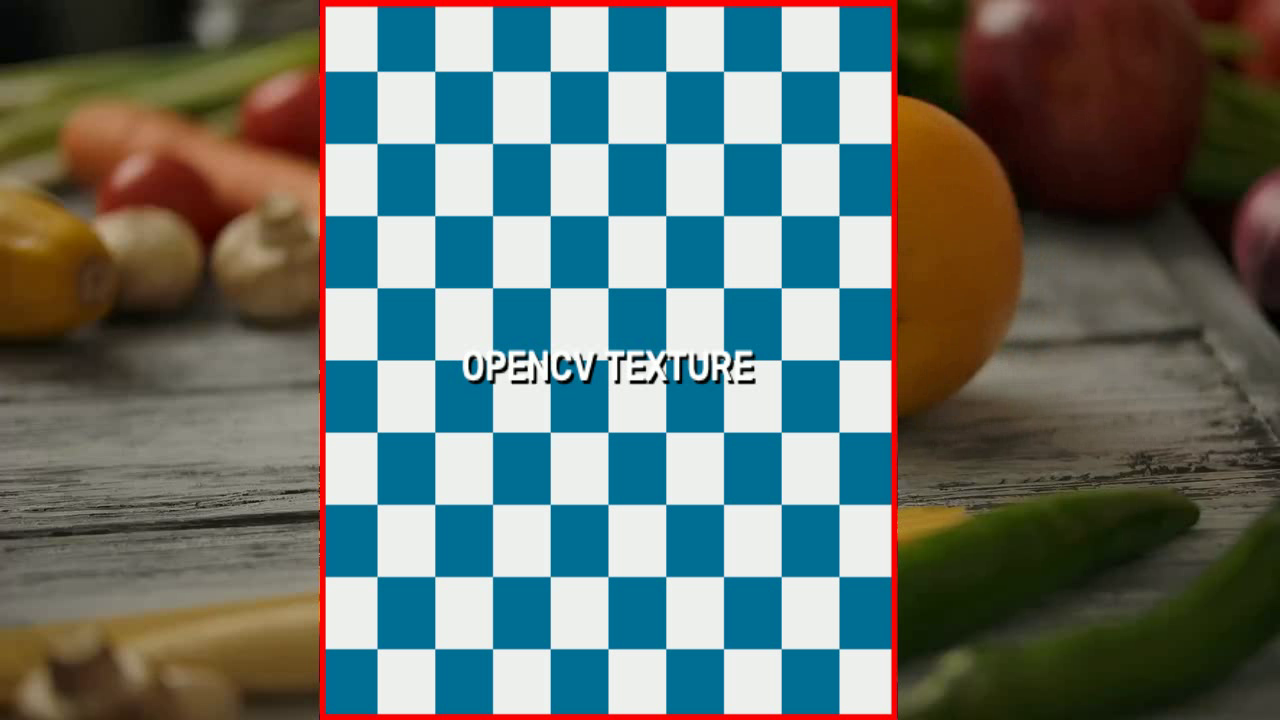
#> input picture frame 27 of in/01.mp4, 1280 x 720 px
$ python main.py
#> lines starting #> are read from the running program, lines starting #| are printed output that depends on the picture; after the words box and inside, x2 and y2 are one past the last pixel; in counts of white or black regions, pixels touching at a corner belong together
### mypylibs/optical_flow.py
"""Step 2: track the moving object with Lucas-Kanade optical flow."""

import cv2
import numpy as np
import numpy.typing as npt

Points = npt.NDArray[np.float32]  # shape (N, 2): one (x, y) per row


def track_moving_points(prev: cv2.typing.MatLike, curr: cv2.typing.MatLike, points: Points) -> tuple[Points, Points]:
    """Follow `points` (plus new corners on whatever moved) from prev to curr. Frames are greyscale.

    Returns where the moving points start (prev) and end (curr). Pass `end` back in as `points` next
    frame: following the same points keeps the measured position steady instead of jumping around.
    """
    points = np.vstack([points, new_corners(prev, curr, points)])
    if len(points) == 0:
        return points, points

    end, found = lucas_kanade(prev, curr, points)
    back, found_back = lucas_kanade(curr, prev, end)
    # Forward-backward check: if tracking the point back doesn't land where it started, LK got it wrong
    # (e.g. the point slid along the occluder's edge as the object went behind it).
    reliable = found & found_back & (np.linalg.norm(back - points, axis=1) < 1)
    moving = np.linalg.norm(end - points, axis=1) > 1  # px/frame
    keep = reliable & moving
    return points[keep], end[keep]


def new_corners(prev: cv2.typing.MatLike, curr: cv2.typing.MatLike, existing: Points) -> Points:
    """Corners where pixels changed (i.e. on the moving object), away from points we already follow."""
    # Only look where pixels changed, otherwise the busy background steals all the corners.
    changed = (cv2.absdiff(prev, curr) > 15).astype(np.uint8)
    mask = cv2.dilate(changed, np.ones((15, 15), np.uint8))
    for x, y in existing:
        cv2.circle(mask, (int(x), int(y)), 5, 0, -1)

    corners = cv2.goodFeaturesToTrack(prev, maxCorners=200, qualityLevel=0.01, minDistance=5, mask=mask)
    return np.empty((0, 2), np.float32) if corners is None else corners.reshape(-1, 2)


def lucas_kanade(a: cv2.typing.MatLike, b: cv2.typing.MatLike, points: Points) -> tuple[Points, npt.NDArray[np.bool_]]:
    """Where `points` in frame a moved to in frame b, and whether LK found each one."""
    moved, found, _ = cv2.calcOpticalFlowPyrLK(a, b, points.reshape(-1, 1, 2), None, winSize=(21, 21), maxLevel=3)
    return moved.reshape(-1, 2), found.ravel() == 1


Group = tuple[Points, Points]  # (position, velocity) of one group of moving points


def group_points(start: Points, end: Points, frame_shape: tuple[int, ...], min_points: int = 5) -> list[Group]:
    """Split the moving points into groups of nearby points (one group per moving thing).

    Each group's position/velocity is the median of its points. Groups smaller than `min_points` are noise.
    """
    height, width = frame_shape[:2]
    inside = (end[:, 0] >= 0) & (end[:, 0] < width) & (end[:, 1] >= 0) & (end[:, 1] < height)
    start, end = start[inside], end[inside]

    canvas = np.zeros((height, width), np.uint8)
    for x, y in end:
        cv2.circle(canvas, (int(x), int(y)), 40, 255, -1)  # points closer than ~80 px merge into one blob
    _, labels = cv2.connectedComponents(canvas)
    ids = labels[end[:, 1].astype(int), end[:, 0].astype(int)]

    groups = []
    for i in np.unique(ids):
        mine = ids == i
        if mine.sum() >= min_points:
            groups.append((np.median(end[mine], axis=0), np.median(end[mine] - start[mine], axis=0)))
    return groups

### main.py
from pathlib import Path

import cv2
import numpy as np

from mypylibs.kalman import KalmanTracker, estimate_measurement_noise
from mypylibs.optical_flow import Group, Points, group_points, track_moving_points

MAX_TURN_DEGREES = 45  # the objects move in straight lines, so anything heading another way isn't the object
LOST_AFTER = 3  # frames without the object before we drop the anchor and re-acquire it from scratch
SEARCH_RADIUS = 150  # px: a group further than this from where the anchor should be is something else
PULL = 0.1  # fraction of the anchor-to-centroid gap closed each frame, so the anchor can't drift off the object


def optical_flow(video: Path) -> tuple[list[tuple[Points, Points] | None], list[Points | None]]:
    """Write out/XX_of.mp4 and return, per frame, the measured (position, velocity) or None.

    The measured position is a single anchor point that moves with the object's median flow, instead
    of the median of its keypoints: those keep joining/leaving the group, which made the median jump
    by up to 240 px between frames. The anchor is pulled slightly (PULL) towards that median so it
    doesn't drift away. Also returns the raw median (centroid) per frame, to estimate position noise.
    """
    cap = cv2.VideoCapture(str(video))
    w, h = int(cap.get(cv2.CAP_PROP_FRAME_WIDTH)), int(cap.get(cv2.CAP_PROP_FRAME_HEIGHT))
    out = cv2.VideoWriter(
        f"out/{video.stem}_of.mp4", cv2.VideoWriter_fourcc(*"mp4v"), cap.get(cv2.CAP_PROP_FPS), (w, h)
    )

    _, frame = cap.read()
#> frame is the input picture: shape (720, 1280, 3); mean B, G, R 108.3, 113.8, 102.1
    prev = cv2.cvtColor(frame, cv2.COLOR_BGR2GRAY)
    measurements: list[tuple[Points, Points] | None] = [None]
    centroids: list[Points | None] = [None]
    points = np.empty((0, 2), np.float32)
    anchor: Points | None = None
    velocity: Points | None = None  # last measured velocity, kept across occlusions
    missing = 0  # frames since the object was last measured

    while True:
        ok, frame = cap.read()
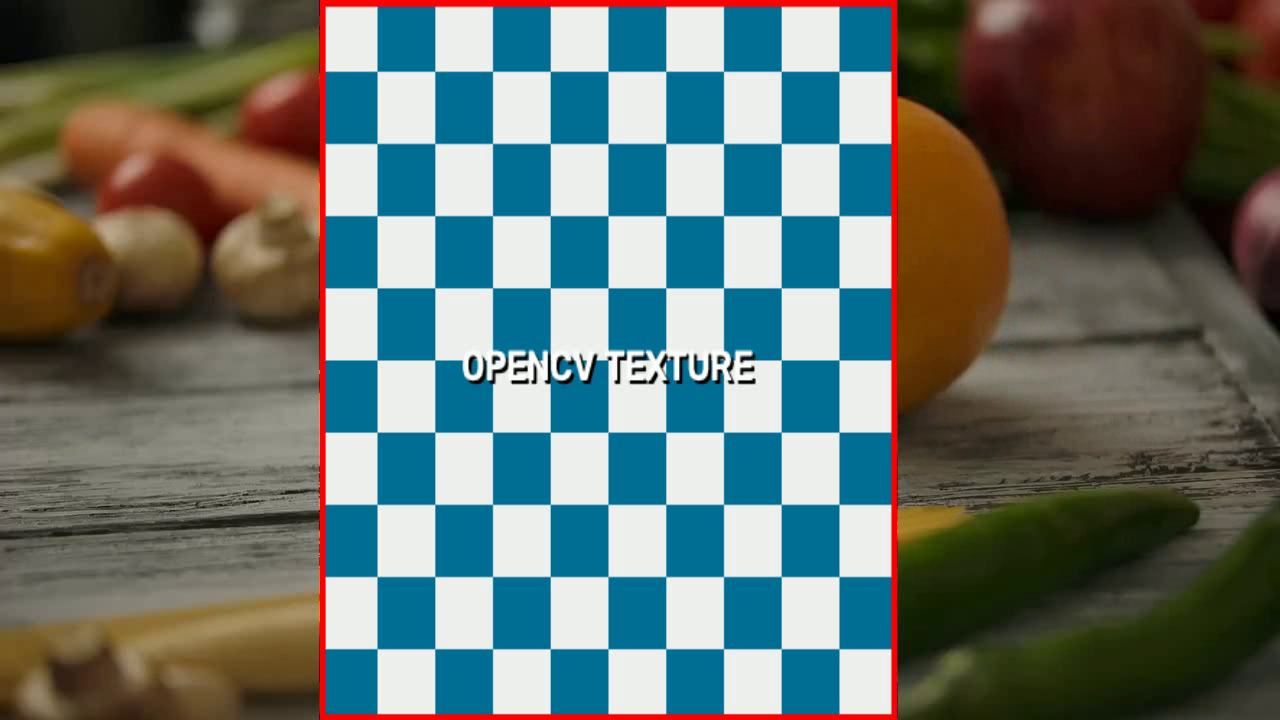
#> input picture frame 28 of in/01.mp4, 1280 x 720 px
#> frame is the input picture: shape (720, 1280, 3); mean B, G, R 108.6, 113.8, 101.9
        if not ok:
            break
        curr = cv2.cvtColor(frame, cv2.COLOR_BGR2GRAY)
        start, end = track_moving_points(prev, curr, points)
#> in new_corners, `changed = (cv2.absdiff(prev, curr) > 15).astype(np.uint8)`:
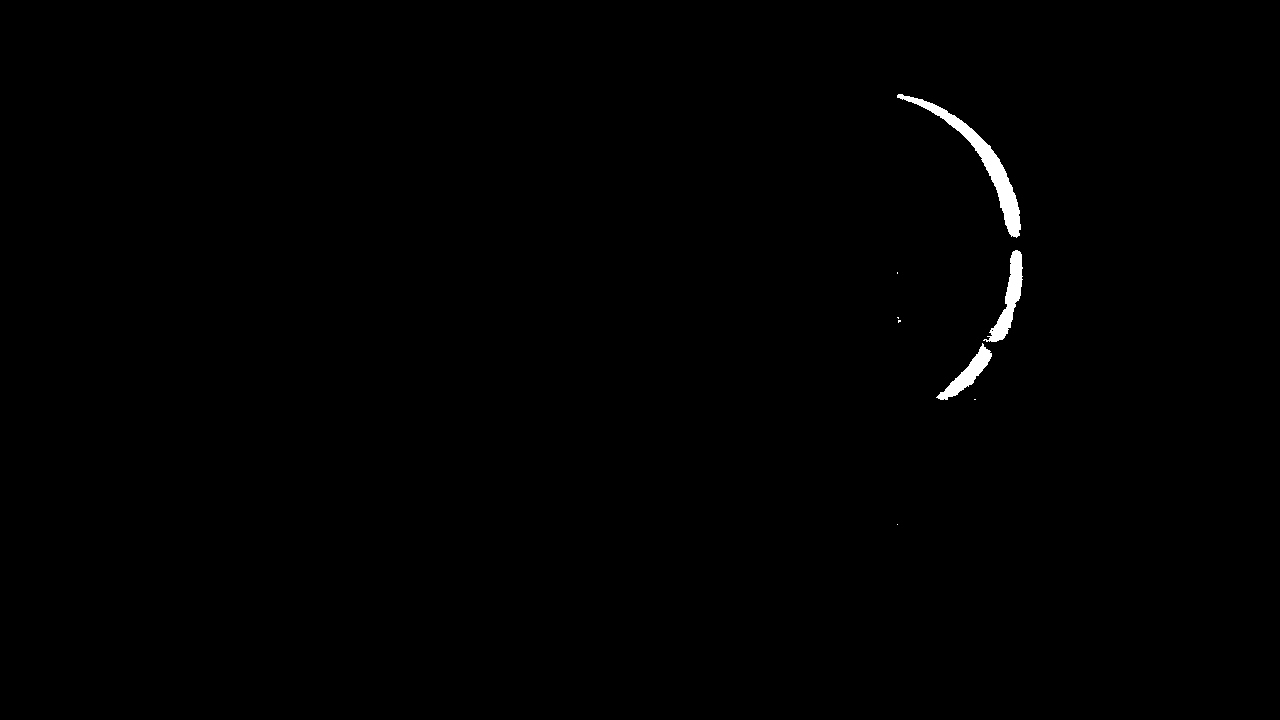
#> changed: shape (720, 1280); values 0 (black) and 1 (white), 0.49% white; 8 white regions (5 under 20 px), largest, box (x1, y1, x2, y2) and area: (897, 94, 1021, 238) 2358, (983, 250, 1023, 342) 1197, (936, 343, 992, 400) 913
#> in new_corners, `corners = cv2.goodFeaturesToTrack(prev, maxCorners=200, qualityLevel=0..`: corners = 94 rows, first 8: [898, 93], [897, 522], [897, 527], [948, 113], [904, 95], [1018, 206], [898, 316], [911, 96]
#> in track_moving_points, `points = np.vstack([points, new_corners(prev, curr, points)])`: points = 94 pairs, first value 897 to 1026, second value 93 to 531
#> in lucas_kanade, `moved, found, _ = cv2.calcOpticalFlowPyrLK(a, b, points.reshape(-1, 1,..`: moved = 94 rows, first 8: [898, 95.21], [897, 522.3], [897, 527.2], [889.4, 67.75], [903.9, 97.57], [1005.2, 207.7], [898.2, 309.1], [903.9, 96.77]; found = 94 values, max 1 at index 0, min 0 at index 43, mean 0.989
#> in track_moving_points, `end, found = lucas_kanade(prev, curr, points)`: end = 94 pairs, first value 755.3 to 1013.3, second value -29.22 to 531.1
#> in lucas_kanade (call 2), `moved, found, _ = cv2.calcOpticalFlowPyrLK(a, b, points.reshape(-1, 1,..`: moved = 94 rows, first 8: [898, 93.01], [897, 522], [897, 527], [889.4, 67.75], [904.1, 95.03], [1018, 205.9], [897.9, 309.1], [904, 94.23]; found = 94 values, max 1 at index 0, min 0 at index 6, mean 0.936
#> in track_moving_points, `back, found_back = lucas_kanade(curr, prev, end)`: back = 94 pairs, first value 755.3 to 1026.1, second value -29.22 to 531
#> start = 66 pairs, first value 898 to 1026, second value 93 to 404; end = 66 pairs, first value 898 to 1013.3, second value 95.21 to 404.7
        points = end
#> points has the same summary as end

        for a, b in zip(start, end):
            cv2.arrowedLine(
                frame, a.astype(int), (a + 3 * (b - a)).astype(int), (0, 255, 0), 1
            )  # green = keypoint flow (3x longer)
#> this loop made 66 passes
#> (a, b) on passes 1 to 8: ([898, 93], [898, 95.21]), ([904, 95], [903.9, 97.57]), ([1018, 206], [1005.2, 207.7]), ([1021, 222], [1008.3, 223.5]), ([982, 368], [967.8, 368.9]), ([967, 383], [953.3, 382.4]), ([935, 105], [921.4, 104.1]), ([1007, 337], [993.5, 338.5])
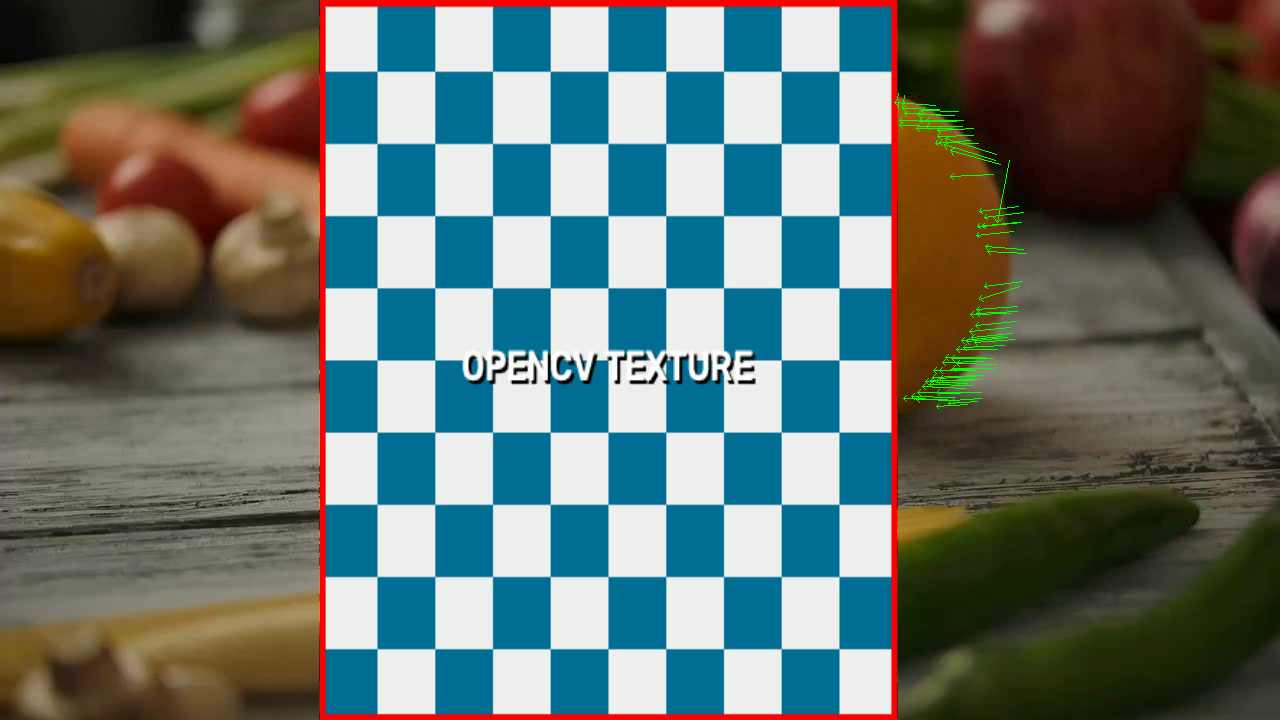
#> frame: shape (720, 1280, 3); 0.3% of pixels changed, all inside (x1, y1, x2, y2) = (894, 93, 1027, 409)

        groups = group_points(start, end, frame.shape)
#> the loop in group_points, `for x, y in end:` made 66 passes
#> (x, y) on passes 1 to 8: (898, 95.21), (903.9, 97.57), (1005.2, 207.7), (1008.3, 223.5), (967.8, 368.9), (953.3, 382.4), (921.4, 104.1), (993.5, 338.5)
#> after the loop in group_points, `for x, y in end:`:
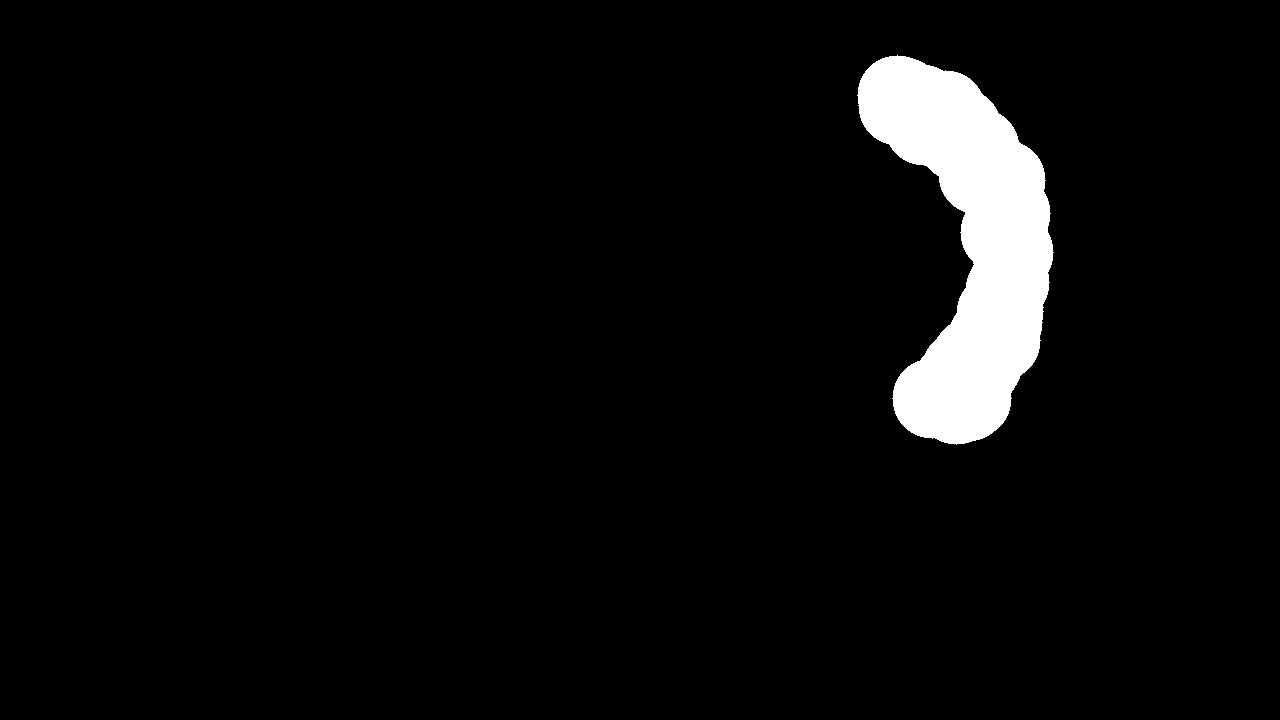
#> canvas: shape (720, 1280); 4.4% white; 1 white region, box (x1, y1, x2, y2) and area: (857, 55, 1054, 445) 40428
#> in group_points, `ids = labels[end[:, 1].astype(int), end[:, 0].astype(int)]`: ids = 66 values from 1 to 1
#> the loop in group_points, `for i in np.unique(ids):` made 1 pass
#> after the loop in group_points, `for i in np.unique(ids):`: groups = [([967.7, 298.7], [-13.25, 0.368])]
#> groups = [([967.7, 298.7], [-13.25, 0.368])]
        if missing >= LOST_AFTER:
            anchor = None  # lost (e.g. behind the occluder): re-acquire when it reappears
        if anchor is None:
            obj = pick_object(groups, velocity)
#> obj = ([967.7, 298.7], [-13.25, 0.368])
            if obj is not None:
                anchor = obj[0].copy()
#> anchor = [967.7, 298.7]
        else:
            obj = nearest_object(groups, anchor + velocity * (missing + 1), velocity)
            if obj is not None:
                anchor = anchor + velocity * missing + obj[1]  # coast over missed frames, then follow the flow
                anchor = anchor + PULL * (obj[0] - anchor)

        if obj is None:
            missing += 1
            measurements.append(None)
            centroids.append(None)
        else:
            missing = 0
            velocity = obj[1]
#> velocity = [-13.25, 0.368]
            measurements.append((anchor.copy(), velocity.copy()))
            centroids.append(obj[0])
            cv2.circle(frame, anchor.astype(int), 8, (0, 0, 255), -1)  # red = object (anchor)
#> frame: shape (720, 1280, 3); 0.02% of pixels changed, all inside (x1, y1, x2, y2) = (959, 290, 976, 307)

        out.write(frame)
        prev = curr

    cap.release()
    out.release()
    return measurements, centroids


def pick_object(groups: list[Group], last_velocity: Points | None) -> Group | None:
    """The fastest group heading the same way the object last did.

    Ignores other moving things (the hand pulling back in video 03) and LK glitches at the occluder's
    edges (points sliding up/down the edge), since those move in a different direction.
    """
    if last_velocity is not None:
        groups = [g for g in groups if angle_between(g[1], last_velocity) < MAX_TURN_DEGREES]
    return max(groups, key=lambda g: np.linalg.norm(g[1]), default=None)


def nearest_object(groups: list[Group], expected: Points, velocity: Points) -> Group | None:
    """Once we follow the object: the group closest to where it should be, heading the same way."""
    groups = [
        g
        for g in groups
        if np.linalg.norm(g[0] - expected) < SEARCH_RADIUS and angle_between(g[1], velocity) < MAX_TURN_DEGREES
    ]
    return min(groups, key=lambda g: np.linalg.norm(g[0] - expected), default=None)


def angle_between(a: Points, b: Points) -> float:
    cos = a @ b / (np.linalg.norm(a) * np.linalg.norm(b))
    return float(np.degrees(np.arccos(np.clip(cos, -1, 1))))


# [46 lines left out: functions kalman, reappearance, track, not called in this run]


BLUE, RED, PINK = (255, 0, 0), (0, 0, 255), (255, 0, 255)  # BGR


# [35 lines left out: function plot_trajectories, not called in this run]


if __name__ == "__main__":
    for video in sorted(Path("in").glob("*.mp4")):
        measurements, centroids = optical_flow(video)
        states = kalman(measurements, centroids)
        print(
            f"{video.name}: measured {sum(m is not None for m in measurements)}/{len(measurements)} frames, "
            f"final KF state {np.round(states[-1], 1)}"
        )
        tracked_states, _, r, ghost, error, drift = track(measurements, centroids)
        print(f"{video.name}: reappears at frame {r}, error {error:.1f} px, ghost drift at end {drift:.1f} px")
        plot_trajectories(video, tracked_states, measurements, r, ghost)
